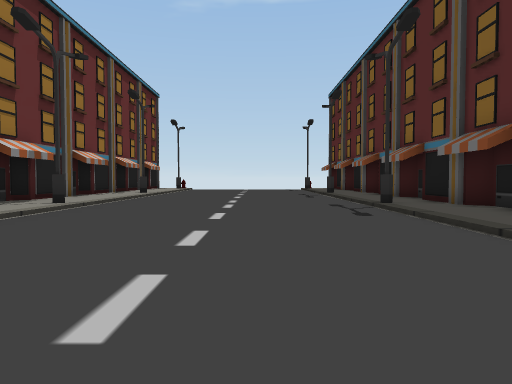
view 1 (above)

24 first-person views from a walk through a 3-D level made in the Unity game engine. The camera is 1.4 m above the floor, tilts 2° down and sees 70° across. The floor is counted in squares, 2 m on a side. Each view is taken from the middle of a square. On the plan, view 1 faces up. The plan holds only what a view shows up to about 11 squares ahead; the rest is blank. The place goes on beyond the plan.

view 2
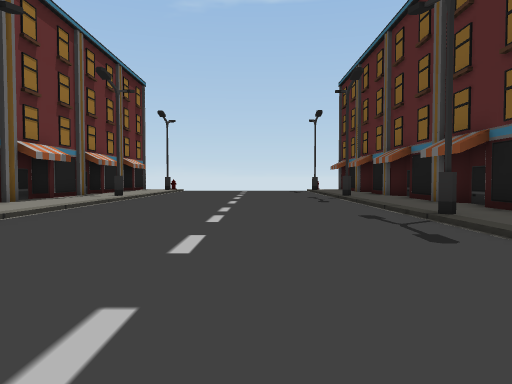

view 3
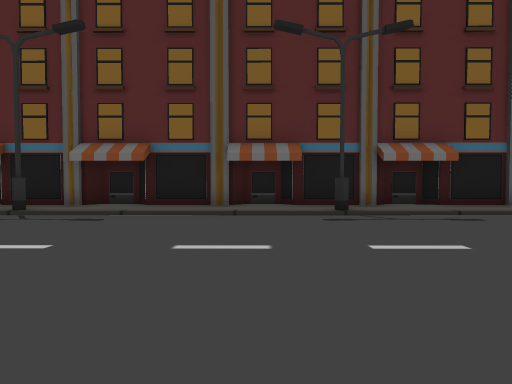

view 4
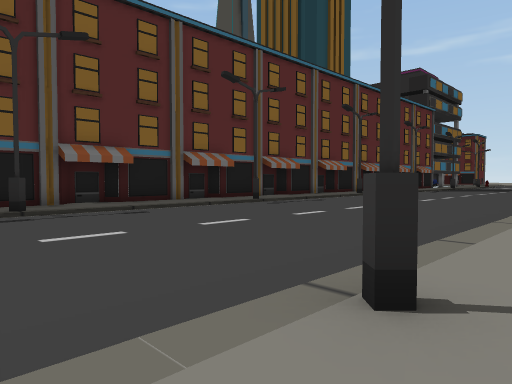

view 5
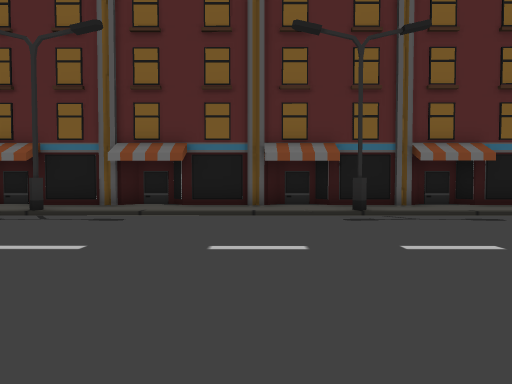

view 6
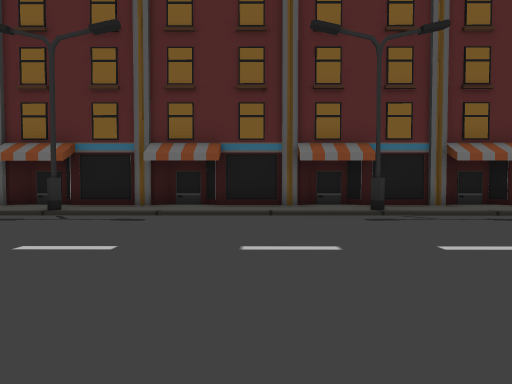

view 7
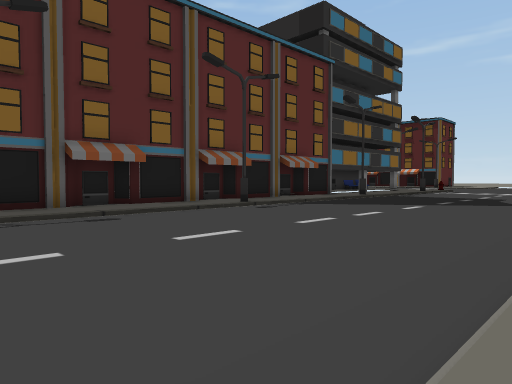

view 8
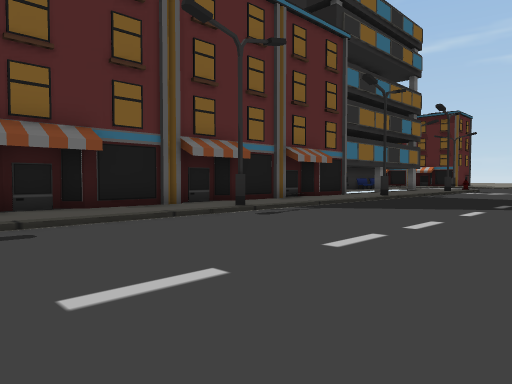

view 9
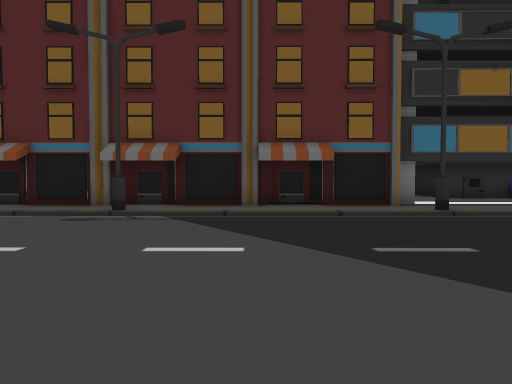

view 10
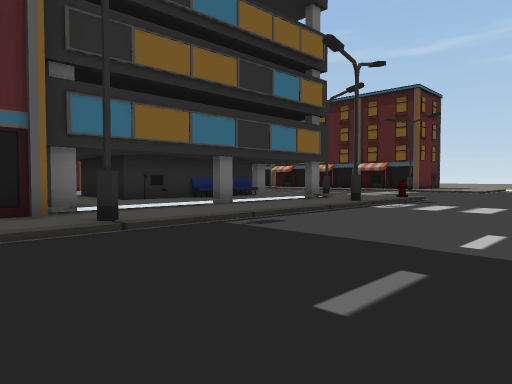

view 11
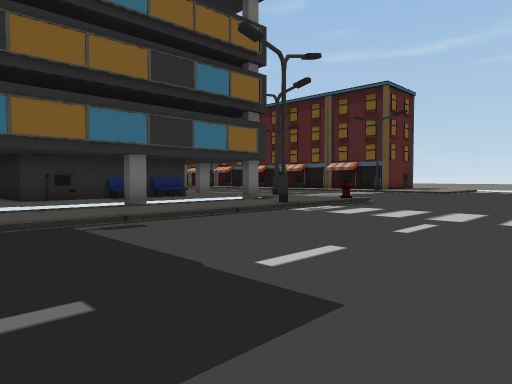

view 12
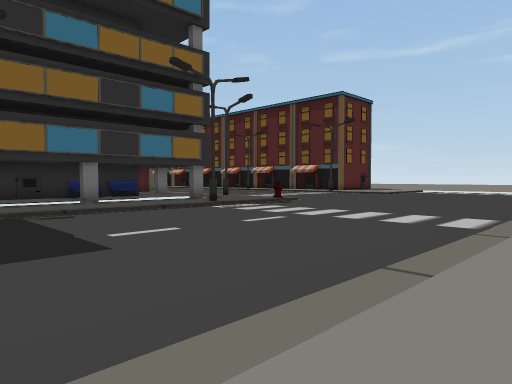

view 13
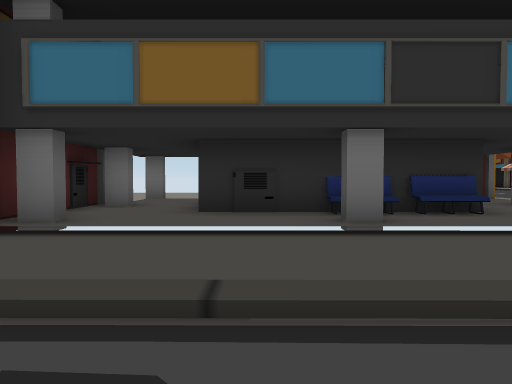

view 14
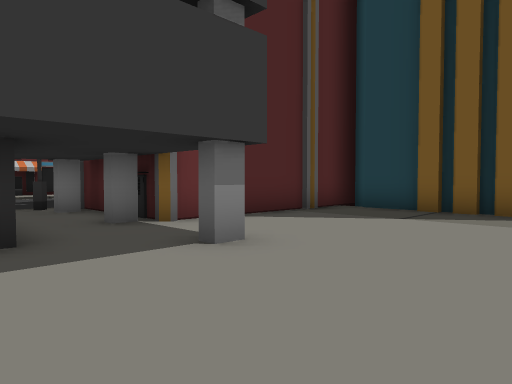

view 15
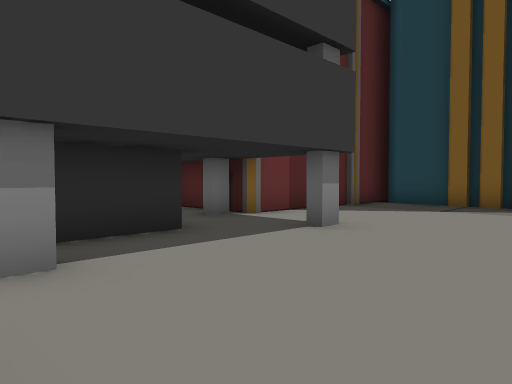

view 16
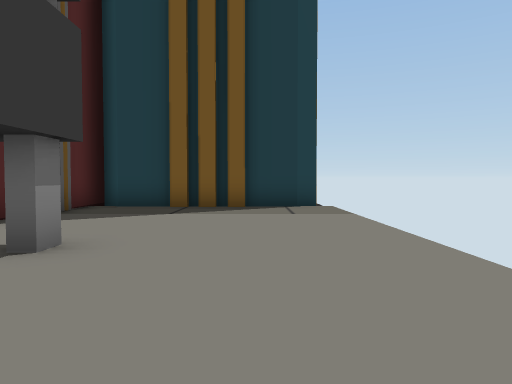

view 17
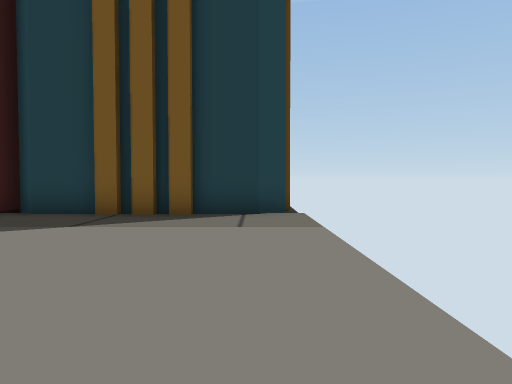

view 18
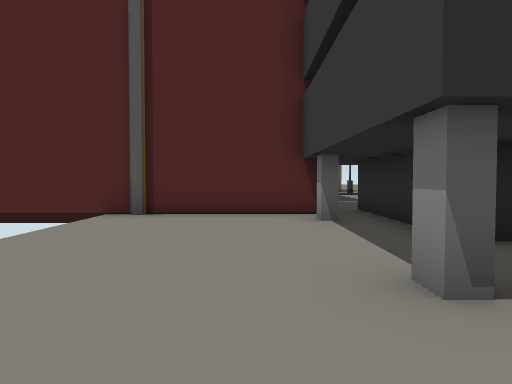

view 19
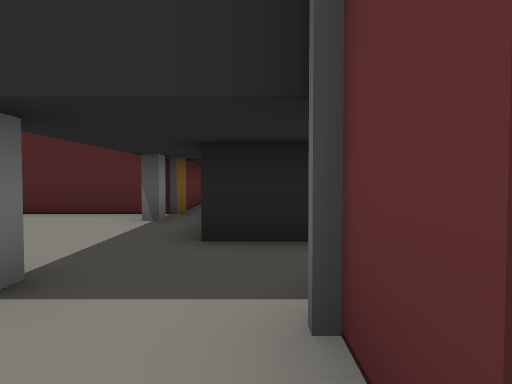

view 20
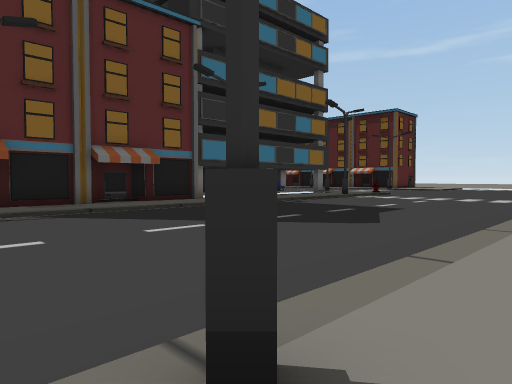

view 21
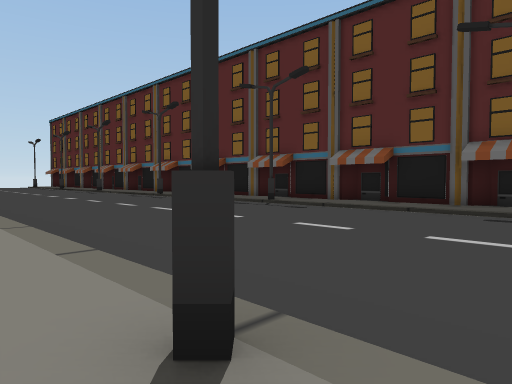

view 22
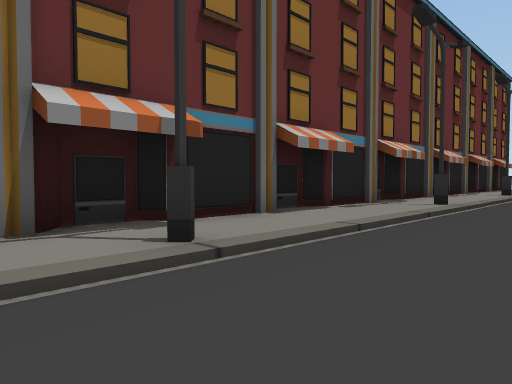

view 23
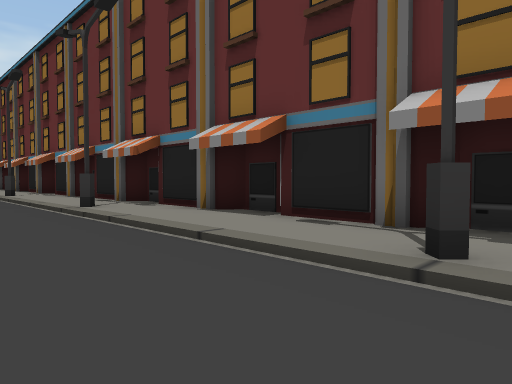

view 24
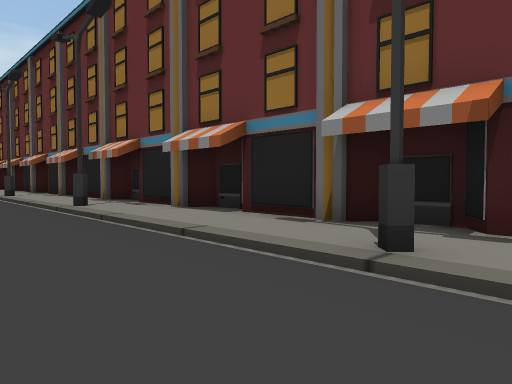

### Floor plan
Key: @ floor where view 1 was taken; # wall or solid block; . main floor; : floor 0.25 m higher than the main floor; / step, stairs or slope; B bench; O other object.
Columns run from 7 left of view 1 to 15 right of it. Each row starts with its distance up from view 1.
 14 #::......./:#
 13 #::......./:##
 12 #::......./::#
 11 #::......./:##
 10 #::......./:#
  9 #:#.......#:##
  8 #::......./::#
  7 #::......./:##
  6 #::......./:#
  5 #::......./:##
  4 #::......./::#
  3 #::......./:##
  2 #:#.......#:#
  1 #::......./:##
  0 #::....@../::#
 -1 #::......./:##
 -2 #::......./:#
 -3 #::......./:##
 -4 #::......./::#
 -5 #:#.......#:##
 -6 #::......./:#
 -7 #::......./:##
 -8 #::......./::#
 -9 #::......./:##
-10 #::......./:#
-11 #::......./:##
-12 #::......./::#
-13 #:#.......#:##
-14 #::......./:#
-15 #::......./:##
-16   :......./::#
-17    ......./:#
-18    ......./:#
-19  ::......./:##
-20  :#.......#::#  O     O
-21  ::......./:#   O    OO
-22  ::......./:#  #::OO::
-23   :......./:## #::::::
-24   :.......///# #::::::
-25   :......./:## #::::::
-26   :......./:####::::::
-27  ::.......#:#::#::O:::
-28  ::.......///:::::::::
-29  ::.......///:OOO:::::
-30  ::.......///:O  :::::
-31   :.......///OB  :O:::
-32   :.......///:B  :::::#
-33   :.......///:B  :#####
-34    .......#:/::: :#
-35    .......// O O::O
-36    ......./     //#

Where each view was taken, in squares from view 1:
view 1: 0 up, 0 right, facing up
view 2: 3 up, 0 right, facing up
view 3: 4 up, 5 left, facing right
view 4: 4 up, 6 left, facing down-right
view 5: 3 down, 5 left, facing right
view 6: 10 down, 5 left, facing right
view 7: 12 down, 5 left, facing down-right
view 8: 14 down, 3 left, facing down-right
view 9: 23 down, 5 left, facing right
view 10: 25 down, 2 left, facing down-right
view 11: 27 down, 3 left, facing down-right
view 12: 27 down, 6 left, facing down-right
view 13: 30 down, 1 right, facing right
view 14: 30 down, 14 right, facing up-left
view 15: 32 down, 14 right, facing up-left
view 16: 31 down, 13 right, facing up
view 17: 29 down, 14 right, facing up
view 18: 25 down, 12 right, facing down
view 19: 25 down, 9 right, facing down
view 20: 19 down, 6 left, facing down-right
view 21: 14 down, 6 left, facing up-right
view 22: 0 up, 2 left, facing up-left
view 23: 3 up, 2 left, facing down-left
view 24: 4 down, 2 left, facing down-left
